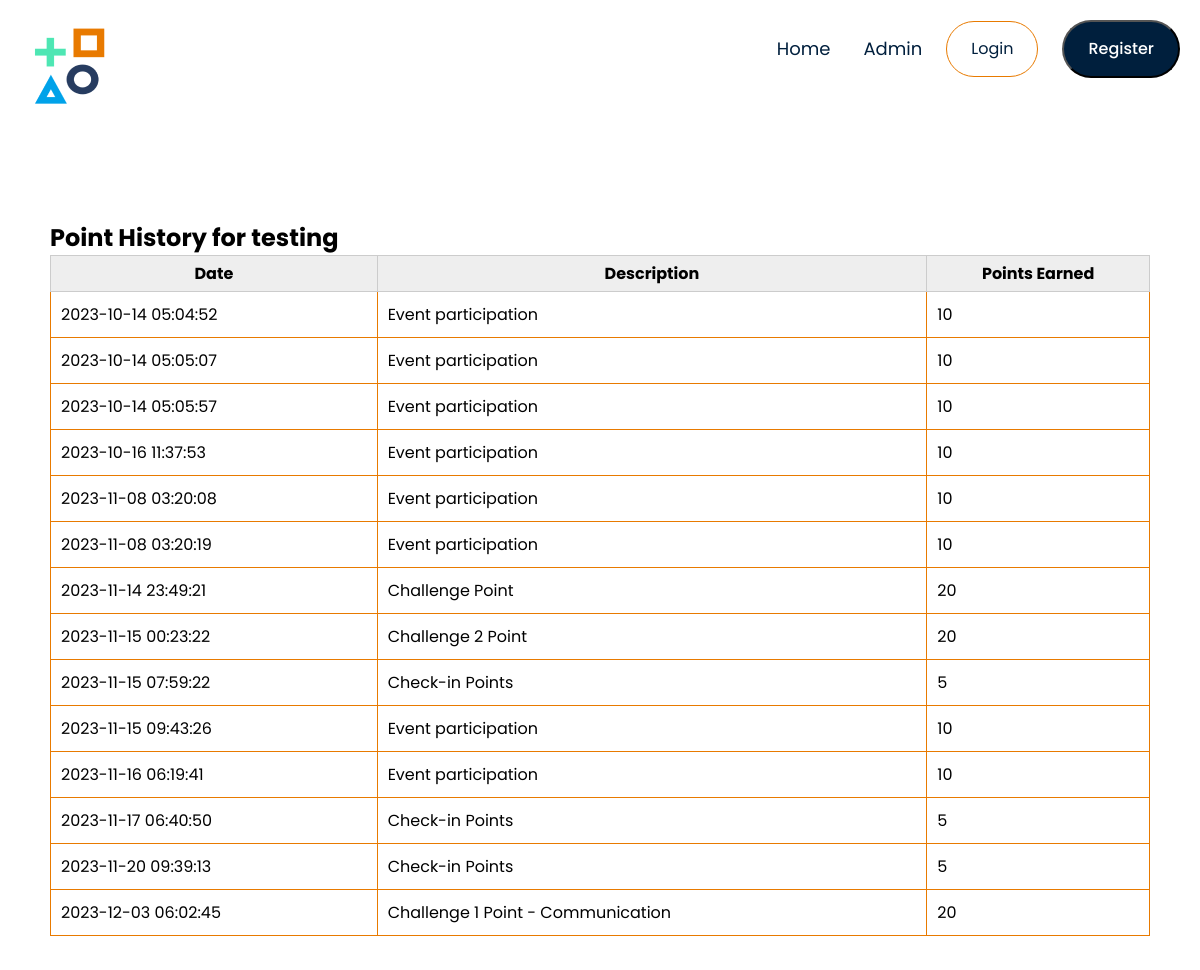
Page /Event/Private/view_point_history.php?id=15 on the committed database.
### tables this page shows
CREATE TABLE `users` (
  `id` int(255) NOT NULL,
  `user_role_id` int(255) DEFAULT NULL,
  `username` varchar(255) NOT NULL,
  `email` varchar(255) NOT NULL,
  `password` varchar(255) NOT NULL,
  `points` int(255) NOT NULL DEFAULT 0,
  `gender` varchar(255) DEFAULT NULL
);

CREATE TABLE `point_history` (
  `id` int(11) NOT NULL,
  `username` varchar(255) NOT NULL,
  `points_added` int(11) NOT NULL,
  `event_description` varchar(255) NOT NULL,
  `added_at` timestamp NOT NULL DEFAULT current_timestamp()
);

### Event/Private/view_point_history.php (the view, shortened to what this page needs)
<?php
require_once('../Public/db_connect.php');
require_once('Part/header.php');
if (isset($_GET['id'])) {
    $user_id = $_GET['id'];
    $query = "SELECT username FROM users WHERE id = ?";
    $stmt = $conn->prepare($query);
    $stmt->bind_param("i", $user_id);
    $stmt->execute();
    $result = $stmt->get_result();
    $row = $result->fetch_assoc();
    $username = $row['username'];
    $pointHistoryQuery = "SELECT * FROM point_history WHERE username = ?";
    $pointHistoryStmt = $conn->prepare($pointHistoryQuery);
    $pointHistoryStmt->bind_param("s", $username);
    $pointHistoryStmt->execute();
    $pointHistoryResult = $pointHistoryStmt->get_result();
} else {
    die('Error: User ID not provided.');
}
?>
<!DOCTYPE html>
<html lang="en">
<head>
    <link rel="stylesheet" href="../Public/public.css">
    <link rel="stylesheet" href="https://stackpath.bootstrapcdn.com/font-awesome/4.7.0/css/font-awesome.min.css">
</head>
<body>
<div class="container">
        <section class="hero">
            <div class="container">
                <h2>Point History for <?php echo $username; ?></h2>
                <?php if ($pointHistoryResult->num_rows > 0) : ?>
                    <table>
                        <thead>
                            <tr>
                                <th>Date</th>
                                <th>Description</th>
                                <th>Points Earned</th>
                            </tr>
                        </thead>
                        <tbody>
                            <?php while ($row = $pointHistoryResult->fetch_assoc()) : ?>
                                <tr>
                                    <td><?php echo $row['added_at']; ?></td>
                                    <td><?php echo $row['event_description']; ?></td>
                                    <td><?php echo $row['points_added']; ?></td>
                                </tr>
                            <?php endwhile; ?>
                        </tbody>
                    </table>
                <?php else : ?>
                    <p>No point history available.</p>
                <?php endif; ?>
            </div>
        </section>
    </div>
</body>
</html>

### Event/Public/public.css (style rules this page uses)
* { margin: 0; padding: 0; box-sizing: border-box; }
body { font-family: 'Poppins', sans-serif; }
.container { max-width: 1300px; margin: auto; padding: 25px; }
.hero { width: 100%; height: 800px; background-color:#FFF; position:relative; padding-top: 50px; }
.hero .container { height: 100%; position: relative; }
table { border-collapse: collapse; width: 100%; margin-bottom:25px; }
th, td { border: 1px solid #ccc; padding: 5px; }
th { background-color: #eee; }
.leaderboard th, td { padding: 10px; text-align: left; border: 1px solid #E87A00; }

### rows in the picture
users: username "testing"
point_history: added_at "2023-10-14 05:04:52", event_description "Event participation", points_added "10"
point_history: added_at "2023-10-14 05:05:07", event_description "Event participation", points_added "10"
point_history: added_at "2023-10-14 05:05:57", event_description "Event participation", points_added "10"
point_history: added_at "2023-10-16 11:37:53", event_description "Event participation", points_added "10"
point_history: added_at "2023-11-08 03:20:08", event_description "Event participation", points_added "10"
point_history: added_at "2023-11-08 03:20:19", event_description "Event participation", points_added "10"
point_history: added_at "2023-11-14 23:49:21", event_description "Challenge Point", points_added "20"
point_history: added_at "2023-11-15 00:23:22", event_description "Challenge 2 Point", points_added "20"
point_history: added_at "2023-11-15 07:59:22", event_description "Check-in Points", points_added "5"
point_history: added_at "2023-11-15 09:43:26", event_description "Event participation", points_added "10"
point_history: added_at "2023-11-16 06:19:41", event_description "Event participation", points_added "10"
point_history: added_at "2023-11-17 06:40:50", event_description "Check-in Points", points_added "5"
point_history: added_at "2023-11-20 09:39:13", event_description "Check-in Points", points_added "5"
point_history: added_at "2023-12-03 06:02:45", event_description "Challenge 1 Point - Communication", points_added "20"
